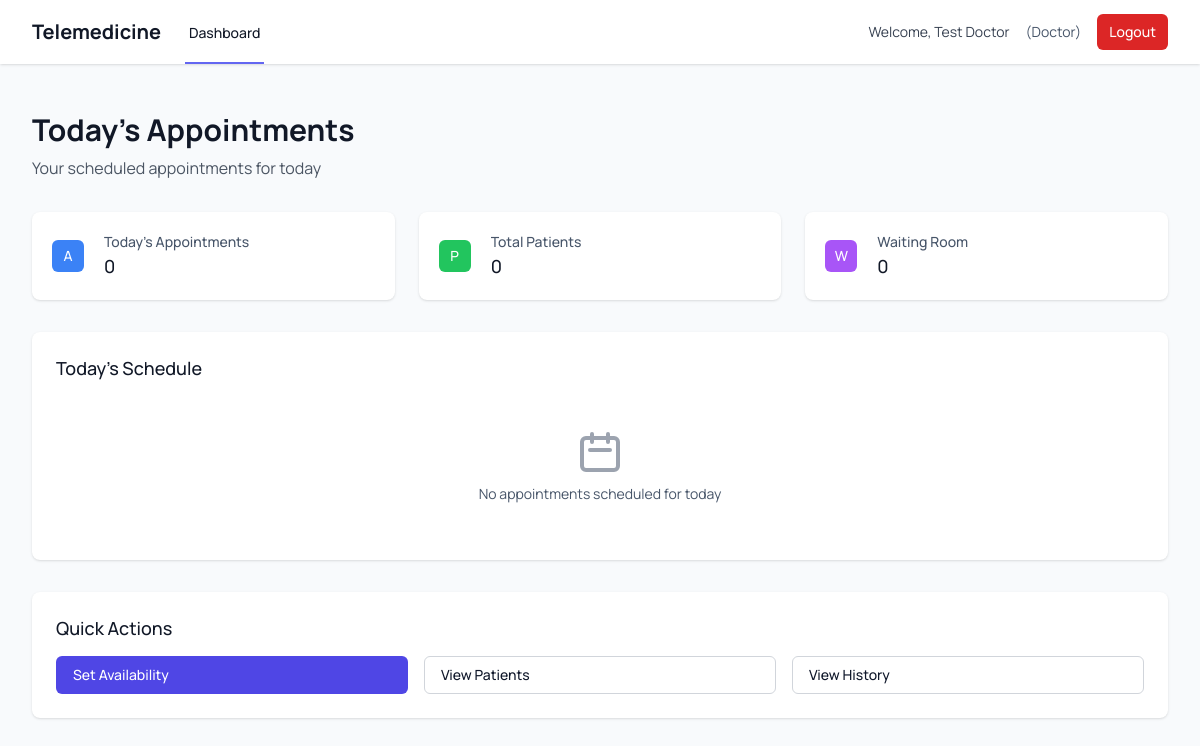
The page /accounts/dashboard/ (signed in) on the database its author committed.
### accounts/models.py (models this page shows, shortened)
class User(AbstractUser):
    ROLE_CHOICES = [
        ('patient', 'Patient'),
        ('doctor', 'Doctor'),
        ('admin', 'Hospital Admin'),
        ('super_admin', 'Super Admin'),
    ]
    role = models.CharField(max_length=20, choices=ROLE_CHOICES, default='patient')
    phone = models.CharField(max_length=20, blank=True, null=True)
    date_of_birth = models.DateField(blank=True, null=True)
    hospital = models.ForeignKey('medical.Hospital', on_delete=models.SET_NULL, null=True, blank=True, related_name='staff')
    created_at = models.DateTimeField(auto_now_add=True)
    updated_at = models.DateTimeField(auto_now=True)
    @property
    def is_doctor(self):
        return self.role == 'doctor'
    @property
    def is_admin_user(self):
        return self.role == 'admin'
    @property
    def is_super_admin(self):
        return self.role == 'super_admin'

### accounts/views.py (the view, shortened to what this page needs)
# urls.py: path('dashboard/', views.dashboard_view, name='dashboard'),
@login_required
def dashboard_view(request):
    user = request.user
    context = {'user': user}
    if user.is_super_admin:
        return redirect('accounts:super_admin_dashboard')
    elif user.is_admin_user:
        return redirect('accounts:hospital_admin_dashboard')
    elif user.is_doctor:
        try:
            doctor_profile = user.doctor_profile
        except DoctorProfile.DoesNotExist:
            doctor_profile = None
        if doctor_profile and user.hospital:
            today = timezone.now().date()
            today_appointments = Appointment.objects.filter(
                doctor=user,
                appointment_date__date=today,
                status__in=['scheduled', 'confirmed']
            ).order_by('appointment_date')
            total_patients = Appointment.objects.filter(
                doctor=user,
                status='completed'
            ).values('patient').distinct().count()
            context.update({
                'doctor_profile': doctor_profile,
                'today_appointments': today_appointments,
                'today_appointments_count': today_appointments.count(),
                'total_patients': total_patients,
            })
            template_name = 'accounts/doctor_dashboard.html'
            return render(request, template_name, context)
        else:
            return redirect('accounts:login')

### accounts/templates/accounts/doctor_dashboard.html (shortened to what this page needs)
{% extends 'accounts/dashboard_base.html' %}
{% block dashboard_content %}
        <div class="mb-8">
        <h1 class="text-3xl font-bold text-gray-900">Today's Appointments</h1>
        <p class="text-gray-600 mt-2">Your scheduled appointments for today</p>
    </div>
<div class="grid grid-cols-1 md:grid-cols-3 gap-6 mb-8">
    <div class="bg-white overflow-hidden shadow rounded-lg">
        <div class="p-5">
            <div class="flex items-center">
                <div class="flex-shrink-0">
                    <div class="w-8 h-8 bg-blue-500 rounded-md flex items-center justify-center">
                        <span class="text-white text-sm font-medium">A</span>
                    </div>
                </div>
                <div class="ml-5 w-0 flex-1">
                    <dl>
                        <dt class="text-sm font-medium text-gray-500 truncate">Today's Appointments</dt>
                        <dd class="text-lg font-medium text-gray-900">0</dd>
                    </dl>
                </div>
            </div>
        </div>
    </div>
    <div class="bg-white overflow-hidden shadow rounded-lg">
        <div class="p-5">
            <div class="flex items-center">
                <div class="flex-shrink-0">
                    <div class="w-8 h-8 bg-green-500 rounded-md flex items-center justify-center">
                        <span class="text-white text-sm font-medium">P</span>
                    </div>
                </div>
                <div class="ml-5 w-0 flex-1">
                    <dl>
                        <dt class="text-sm font-medium text-gray-500 truncate">Total Patients</dt>
                        <dd class="text-lg font-medium text-gray-900">0</dd>
                    </dl>
                </div>
            </div>
        </div>
    </div>
    <div class="bg-white overflow-hidden shadow rounded-lg">
        <div class="p-5">
            <div class="flex items-center">
                <div class="flex-shrink-0">
                    <div class="w-8 h-8 bg-purple-500 rounded-md flex items-center justify-center">
                        <span class="text-white text-sm font-medium">W</span>
                    </div>
                </div>
                <div class="ml-5 w-0 flex-1">
                    <dl>
                        <dt class="text-sm font-medium text-gray-500 truncate">Waiting Room</dt>
                        <dd class="text-lg font-medium text-gray-900">0</dd>
                    </dl>
                </div>
            </div>
        </div>
    </div>
</div>
<div class="bg-white shadow rounded-lg">
    <div class="px-4 py-5 sm:p-6">
        <h3 class="text-lg leading-6 font-medium text-gray-900 mb-4">Today's Schedule</h3>
        <div class="text-center py-8">
            <svg class="mx-auto h-12 w-12 text-gray-400" fill="none" viewBox="0 0 24 24" stroke="currentColor">
                <path stroke-linecap="round" stroke-linejoin="round" stroke-width="2" d="M8 7V3m8 4V3m-9 8h10M5 21h14a2 2 0 002-2V7a2 2 0 00-2-2H5a2 2 0 00-2 2v12a2 2 0 002 2z" />
            </svg>
            <p class="mt-2 text-sm text-gray-500">No appointments scheduled for today</p>
        </div>
    </div>
</div>
<div class="mt-8 bg-white shadow rounded-lg">
    <div class="px-4 py-5 sm:p-6">
        <h3 class="text-lg leading-6 font-medium text-gray-900 mb-4">Quick Actions</h3>
        <div class="grid grid-cols-1 md:grid-cols-3 gap-4">
            <button class="inline-flex items-center px-4 py-2 border border-transparent text-sm font-medium rounded-md text-white bg-indigo-600 hover:bg-indigo-700">
                Set Availability
            </button>
            <button class="inline-flex items-center px-4 py-2 border border-gray-300 text-sm font-medium rounded-md text-gray-700 bg-white hover:bg-gray-50">
                View Patients
            </button>
            <button class="inline-flex items-center px-4 py-2 border border-gray-300 text-sm font-medium rounded-md text-gray-700 bg-white hover:bg-gray-50">
                View History
            </button>
        </div>
    </div>
</div>
{% endblock %}

### accounts/templates/accounts/dashboard_base.html (shortened to what this page needs)
{% extends 'accounts/base.html' %}
{% block content %}
<nav class="bg-white shadow">
    <div class="max-w-7xl mx-auto px-4 sm:px-6 lg:px-8">
        <div class="flex justify-between h-16">
            <div class="flex">
                <div class="flex-shrink-0 flex items-center">
                    <h1 class="text-xl font-bold text-gray-900">Telemedicine</h1>
                </div>
                <div class="hidden sm:ml-6 sm:flex sm:space-x-8">
                    <a href="{% url 'accounts:dashboard' %}" class="border-indigo-500 text-gray-900 inline-flex items-center px-1 pt-1 border-b-2 text-sm font-medium">
                        Dashboard
                    </a>
                </div>
            </div>
            <div class="flex items-center">
                <span class="text-sm text-gray-700 mr-4">Welcome, {{ user.first_name }} {{ user.last_name }}</span>
                <span class="text-sm text-gray-500 mr-4">({{ user.get_role_display }})</span>
                <a href="{% url 'accounts:logout' %}" class="bg-red-600 hover:bg-red-700 text-white px-3 py-2 rounded-md text-sm font-medium">
                    Logout
                </a>
            </div>
        </div>
    </div>
</nav>
<main class="max-w-7xl mx-auto py-6 sm:px-6 lg:px-8">
    <div class="px-4 py-6 sm:px-0">
        {% block dashboard_content %}
        {% endblock %}
    </div>
</main>
{% endblock %}

### accounts/templates/accounts/base.html (style rules this page uses)
.bg-white, .bg-white\/95 { color: #0f172a !important; }
.bg-white .text-gray-500, .bg-white\/95 .text-gray-500 { color: #475569 !important; }

### rows shown on the page
User: first_name "Test", last_name "Doctor", role "Doctor"
